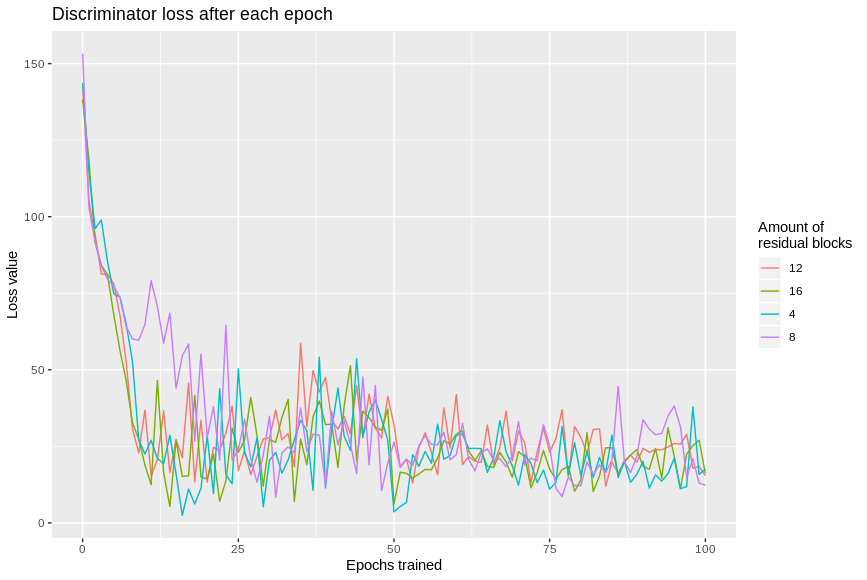
#> input picture statistics/d_loss.png, 867 x 580 px; its folder holds 2 pictures in this run
$ python preload.py ../statistics ../statistics/g_loss.png
#> lines starting #> are read from the running program, lines starting #| are printed output that depends on the picture
import os
import sys
import imageio
from scipy import misc as ms
from tqdm import tqdm


def image_difference(image1, image2):
    res_image = image1.copy()
    for i in range(0, len(image1)):
        for j in range(0, len(image1[i])):
            for k in range(0, len(image1[i][j])):
                print(image1[i][j][k], int(image1[i][j][k]) - int(image2[i][j][k]))
                res_image[i][j][k] = 127 - (int(image1[i][j][k]) - int(image2[i][j][k]))
    return res_image


def store_image_versions(output_folder_path, original, smaller, bicubic):
    if not os.path.isdir(output_folder_path):
        os.mkdir(output_folder_path)
    imageio.imwrite(output_folder_path + "/original.png", original)
    imageio.imwrite(output_folder_path + "/smaller.png", smaller)
    imageio.imwrite(output_folder_path + "/bicubic.png", bicubic)


def preload_image(image_path, output_folder_path):
#> called with image_path = '../statistics/d_loss.png', output_folder_path = '../statistics/g_loss.png/image0000'
    image = imageio.imread(image_path)
#> image is the input picture: shape (580, 867, 3); mean R, G, B 237.3, 237.7, 237.7
    smaller = ms.imresize(image, size=[48, 48], interp='bicubic')
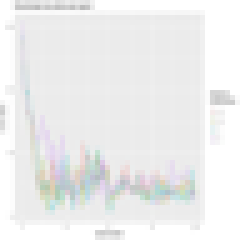
#> smaller: shape (48, 48, 3) (shown 5 times larger); mean R, G, B 237.2, 237.6, 237.6
    bicubic = ms.imresize(smaller, size=[96, 96], interp='bicubic')
    store_image_versions(output_folder_path, image, smaller, bicubic)


def preload_all_images(input_folder, output_folder):
    image_names = os.listdir(input_folder)
    for i in tqdm(range(len(image_names)), desc=" Preloading images"):
        preload_image(input_folder + "/" + image_names[i], output_folder + "/image{:04d}".format(i))
#> pass 2 of the loop in preload_all_images, `for i in tqdm(range(len(image_names)), desc=" Preloading images"):`:
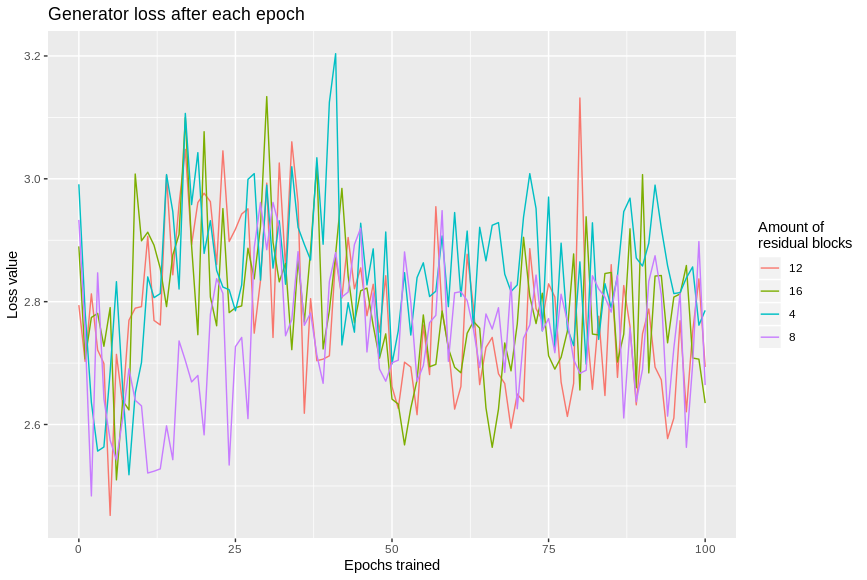
#> input picture statistics/g_loss.png, 867 x 580 px
#> in preload_image, image is the input picture: shape (580, 867, 3); mean R, G, B 234.2, 235.1, 234.5
#> in preload_image (call 2), `smaller = ms.imresize(image, size=[48, 48], interp='bicubic')`:
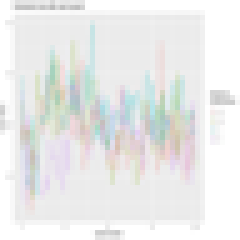
#> smaller: shape (48, 48, 3) (shown 5 times larger); mean R, G, B 234.1, 234.9, 234.3


def main():
    print(sys.argv)
    if not len(sys.argv) == 3:
        print("Usage: preload.py <input_folder> <output_folder>")
        exit(-1)
    preload_all_images(sys.argv[1], sys.argv[2])
    print("Done!")


if __name__ == "__main__":
    main()
